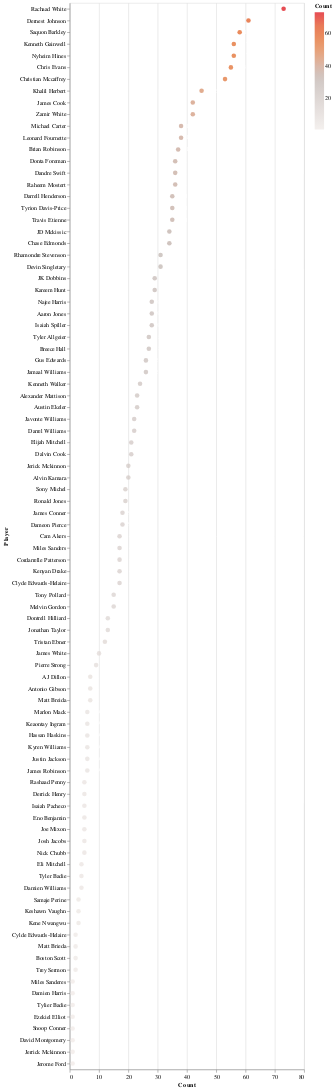

This figure's notebook cell:
### Code cell
#RB Exposure
viz = alt.Chart(RB_exp).mark_circle(size=60).encode(
    x='Count',
     y=alt.Y("Player", sort='-x'),
    color=alt.Color('Count', scale=alt.Scale(scheme='lightgreyred')),
    tooltip=['Player', 'Count', '%', 'Cap', 'Pick', 'Value']
).interactive()

text = alt.Chart(RB_exp).mark_text(
    align='left',
    baseline='middle',
    fontSize=10, 
    dx=8,
    color='white'
    ).encode(
        x='Count',
        y=alt.Y("Player", sort='-x'), 
        text='%'
    )

viz + text

### Figure 1 — Vega-Lite specification as saved in the notebook (floating-point values rounded to 4 significant figures)
{"config": {"view": {"continuousWidth": 400, "continuousHeight": 300}}, "layer": [{"mark": {"type": "circle", "size": 60}, "encoding": {"color": {"field": "Count", "scale": {"scheme": "lightgreyred"}, "type": "quantitative"}, "tooltip": [{"field": "Player", "type": "nominal"}, {"field": "Count", "type": "quantitative"}, {"field": "%", "type": "quantitative"}, {"field": "Cap", "type": "quantitative"}, {"field": "Pick", "type": "quantitative"}, {"field": "Value", "type": "quantitative"}], "x": {"field": "Count", "type": "quantitative"}, "y": {"field": "Player", "sort": "-x", "type": "nominal"}}, "selection": {"selector186": {"type": "interval", "bind": "scales", "encodings": ["x", "y"]}}}, {"mark": {"type": "text", "align": "left", "baseline": "middle", "color": "white", "dx": 8, "fontSize": 10}, "encoding": {"text": {"field": "%", "type": "quantitative"}, "x": {"field": "Count", "type": "quantitative"}, "y": {"field": "Player", "sort": "-x", "type": "nominal"}}}], "data": {"name": "data-d52486ed31853cf5c17ed88fab7f31b7"}, "$schema": "https://vega.github.io/schema/vega-lite/v4.17.0.json", "datasets": {"data-d52486ed31853cf5c17ed88fab7f31b7": [{"Player": "Rachaad White", "Count": 73, "%": 23.1, "POS": "RB", "Contest": null, "3": 6, "4": 2, "5": 43, "25": 22, "Cap": 791, "Pick": 131.7, "Value": -0.3863}, {"Player": "Dernest Johnson", "Count": 61, "%": 19.3, "POS": "RB", "Contest": null, "3": 7, "4": 8, "5": 17, "25": 29, "Cap": 863, "Pick": 216.7, "Value": 0.7082}, {"Player": "Saquon Barkley", "Count": 58, "%": 18.4, "POS": "RB", "Contest": null, "3": 0, "4": 5, "5": 24, "25": 29, "Cap": 865, "Pick": 21.76, "Value": -1.471}, {"Player": "Kenneth Gainwell", "Count": 56, "%": 17.7, "POS": "RB", "Contest": null, "3": 3, "4": 2, "5": 31, "25": 20, "Cap": 672, "Pick": 154.2, "Value": -0.3054}, {"Player": "Nyheim Hines", "Count": 56, "%": 17.7, "POS": "RB", "Contest": null, "3": 6, "4": 4, "5": 22, "25": 24, "Cap": 744, "Pick": 139.2, "Value": 1.202}, {"Player": "Chris Evans", "Count": 55, "%": 17.4, "POS": "RB", "Contest": null, "3": 5, "4": 2, "5": 33, "25": 15, "Cap": 563, "Pick": 216.5, "Value": 1.158}, {"Player": "Christian Mccaffrey", "Count": 53, "%": 16.8, "POS": "RB", "Contest": null, "3": 7, "4": 2, "5": 29, "25": 15, "Cap": 549, "Pick": 2.604, "Value": -0.5679}, {"Player": "Khalil Herbert", "Count": 45, "%": 14.2, "POS": "RB", "Contest": null, "3": 2, "4": 0, "5": 26, "25": 17, "Cap": 561, "Pick": 171.9, "Value": 3.653}, {"Player": "James Cook", "Count": 42, "%": 13.3, "POS": "RB", "Contest": null, "3": 0, "4": 0, "5": 20, "25": 22, "Cap": 650, "Pick": 107.8, "Value": 1.164}, {"Player": "Zamir White", "Count": 42, "%": 13.3, "POS": "RB", "Contest": null, "3": 3, "4": 1, "5": 24, "25": 14, "Cap": 483, "Pick": 201.3, "Value": 0.9643}, {"Player": "Michael Carter", "Count": 38, "%": 12.0, "POS": "RB", "Contest": null, "3": 3, "4": 5, "5": 15, "25": 15, "Cap": 479, "Pick": 138.5, "Value": 2.674}, {"Player": "Leonard Fournette", "Count": 38, "%": 12.0, "POS": "RB", "Contest": null, "3": 4, "4": 3, "5": 13, "25": 18, "Cap": 539, "Pick": 23.82, "Value": 1.142}, {"Player": "Brian Robinson", "Count": 37, "%": 11.7, "POS": "RB", "Contest": null, "3": 3, "4": 3, "5": 17, "25": 14, "Cap": 456, "Pick": 192.2, "Value": 2.046}, {"Player": "Donta Foreman", "Count": 36, "%": 11.4, "POS": "RB", "Contest": null, "3": 4, "4": 2, "5": 23, "25": 7, "Cap": 310, "Pick": 205.4, "Value": 2.044}, {"Player": "Dandre Swift", "Count": 36, "%": 11.4, "POS": "RB", "Contest": null, "3": 3, "4": 0, "5": 13, "25": 20, "Cap": 574, "Pick": 17.03, "Value": -0.1556}, {"Player": "Raheem Mostert", "Count": 36, "%": 11.4, "POS": "RB", "Contest": null, "3": 1, "4": 0, "5": 19, "25": 16, "Cap": 498, "Pick": 187.4, "Value": 7.314}, {"Player": "Darrell Henderson", "Count": 35, "%": 11.1, "POS": "RB", "Contest": null, "3": 3, "4": 3, "5": 20, "25": 9, "Cap": 346, "Pick": 144.5, "Value": 3.551}, {"Player": "Tyrion Davis-Price", "Count": 35, "%": 11.1, "POS": "RB", "Contest": null, "3": 3, "4": 0, "5": 14, "25": 18, "Cap": 529, "Pick": 173.5, "Value": 3.206}, {"Player": "Travis Etienne", "Count": 35, "%": 11.1, "POS": "RB", "Contest": null, "3": 1, "4": 0, "5": 29, "25": 5, "Cap": 273, "Pick": 45.2, "Value": 0.008571}, {"Player": "JD Mckissic", "Count": 34, "%": 10.8, "POS": "RB", "Contest": null, "3": 2, "4": 1, "5": 16, "25": 15, "Cap": 465, "Pick": 166.8, "Value": 5.638}, {"Player": "Chase Edmonds", "Count": 34, "%": 10.8, "POS": "RB", "Contest": null, "3": 6, "4": 5, "5": 14, "25": 9, "Cap": 333, "Pick": 106.1, "Value": 5.288}, {"Player": "Rhamondre Stevenson", "Count": 31, "%": 9.8, "POS": "RB", "Contest": null, "3": 1, "4": 0, "5": 18, "25": 12, "Cap": 393, "Pick": 120.4, "Value": 5.165}, {"Player": "Devin Singletary", "Count": 31, "%": 9.8, "POS": "RB", "Contest": null, "3": 0, "4": 1, "5": 17, "25": 13, "Cap": 414, "Pick": 100.1, "Value": 4.252}, {"Player": "JK Dobbins", "Count": 29, "%": 9.2, "POS": "RB", "Contest": null, "3": 1, "4": 1, "5": 13, "25": 14, "Cap": 422, "Pick": 65.38, "Value": 2.597}, {"Player": "Kareem Hunt", "Count": 29, "%": 9.2, "POS": "RB", "Contest": null, "3": 0, "4": 2, "5": 15, "25": 12, "Cap": 383, "Pick": 105.0, "Value": 6.497}, {"Player": "Najee Harris", "Count": 28, "%": 8.9, "POS": "RB", "Contest": null, "3": 1, "4": 0, "5": 15, "25": 12, "Cap": 378, "Pick": 10.96, "Value": 1.332}, {"Player": "Aaron Jones", "Count": 28, "%": 8.9, "POS": "RB", "Contest": null, "3": 2, "4": 1, "5": 15, "25": 10, "Cap": 335, "Pick": 22.04, "Value": 0.325}, {"Player": "Isaiah Spiller", "Count": 28, "%": 8.9, "POS": "RB", "Contest": null, "3": 3, "4": 2, "5": 14, "25": 9, "Cap": 312, "Pick": 139.0, "Value": 5.154}, {"Player": "Tyler Allgeier", "Count": 27, "%": 8.5, "POS": "RB", "Contest": null, "3": 2, "4": 1, "5": 9, "25": 15, "Cap": 430, "Pick": 149.1, "Value": 0.9111}, {"Player": "Breece Hall", "Count": 27, "%": 8.5, "POS": "RB", "Contest": null, "3": 2, "4": 2, "5": 11, "25": 12, "Cap": 369, "Pick": 51.22, "Value": 2.278}, {"Player": "Gus Edwards", "Count": 26, "%": 8.2, "POS": "RB", "Contest": null, "3": 1, "4": 2, "5": 7, "25": 16, "Cap": 446, "Pick": 172.4, "Value": 2.581}, {"Player": "Jamaal Williams", "Count": 26, "%": 8.2, "POS": "RB", "Contest": null, "3": 3, "4": 2, "5": 7, "25": 14, "Cap": 402, "Pick": 179.2, "Value": -0.2808}, {"Player": "Kenneth Walker", "Count": 24, "%": 7.6, "POS": "RB", "Contest": null, "3": 2, "4": 3, "5": 13, "25": 6, "Cap": 233, "Pick": 114.0, "Value": 3.625}, {"Player": "Alexander Mattison", "Count": 23, "%": 7.3, "POS": "RB", "Contest": null, "3": 0, "4": 0, "5": 12, "25": 11, "Cap": 335, "Pick": 129.0, "Value": 3.53}, {"Player": "Austin Ekeler", "Count": 23, "%": 7.3, "POS": "RB", "Contest": null, "3": 1, "4": 2, "5": 5, "25": 15, "Cap": 411, "Pick": 7.348, "Value": 0.4826}, {"Player": "Javonte Williams", "Count": 22, "%": 7.0, "POS": "RB", "Contest": null, "3": 1, "4": 0, "5": 11, "25": 10, "Cap": 308, "Pick": 29.68, "Value": 2.909}, {"Player": "Darrel Williams", "Count": 22, "%": 7.0, "POS": "RB", "Contest": null, "3": 1, "4": 0, "5": 16, "25": 5, "Cap": 208, "Pick": 184.7, "Value": 2.273}, {"Player": "Elijah Mitchell", "Count": 21, "%": 6.6, "POS": "RB", "Contest": null, "3": 1, "4": 0, "5": 13, "25": 7, "Cap": 243, "Pick": 69.05, "Value": 3.41}, {"Player": "Dalvin Cook", "Count": 21, "%": 6.6, "POS": "RB", "Contest": null, "3": 2, "4": 1, "5": 12, "25": 6, "Cap": 220, "Pick": 12.71, "Value": 1.019}, {"Player": "Jerick Mckinnon", "Count": 20, "%": 6.3, "POS": "RB", "Contest": null, "3": 0, "4": 5, "5": 2, "25": 13, "Cap": 355, "Pick": 189.9, "Value": 3.41}, {"Player": "Alvin Kamara", "Count": 20, "%": 6.3, "POS": "RB", "Contest": null, "3": 2, "4": 2, "5": 10, "25": 6, "Cap": 214, "Pick": 23.75, "Value": 1.32}, {"Player": "Sony Michel", "Count": 19, "%": 6.0, "POS": "RB", "Contest": null, "3": 1, "4": 0, "5": 11, "25": 7, "Cap": 233, "Pick": 213.7, "Value": 0.4105}, {"Player": "Ronald Jones", "Count": 19, "%": 6.0, "POS": "RB", "Contest": null, "3": 2, "4": 1, "5": 9, "25": 7, "Cap": 230, "Pick": 138.7, "Value": 3.453}, {"Player": "James Conner", "Count": 18, "%": 5.7, "POS": "RB", "Contest": null, "3": 0, "4": 0, "5": 6, "25": 12, "Cap": 330, "Pick": 40.5, "Value": 2.378}, {"Player": "Dameon Pierce", "Count": 18, "%": 5.7, "POS": "RB", "Contest": null, "3": 0, "4": 1, "5": 11, "25": 6, "Cap": 209, "Pick": 136.3, "Value": 3.822}, {"Player": "Cam Akers", "Count": 17, "%": 5.4, "POS": "RB", "Contest": null, "3": 1, "4": 2, "5": 4, "25": 10, "Cap": 281, "Pick": 44.24, "Value": 2.553}, {"Player": "Miles Sanders", "Count": 17, "%": 5.4, "POS": "RB", "Contest": null, "3": 1, "4": 0, "5": 4, "25": 12, "Cap": 323, "Pick": 91.71, "Value": 1.094}, {"Player": "Cordarrelle Patterson", "Count": 17, "%": 5.4, "POS": "RB", "Contest": null, "3": 1, "4": 4, "5": 8, "25": 4, "Cap": 159, "Pick": 106.8, "Value": 6.129}, {"Player": "Kenyan Drake", "Count": 17, "%": 5.4, "POS": "RB", "Contest": null, "3": 0, "4": 1, "5": 12, "25": 4, "Cap": 164, "Pick": 214.2, "Value": 3.124}, {"Player": "Clyde Edwards-Helaire", "Count": 17, "%": 5.4, "POS": "RB", "Contest": null, "3": 1, "4": 0, "5": 9, "25": 7, "Cap": 223, "Pick": 84.41, "Value": 3.688}, {"Player": "Tony Pollard", "Count": 15, "%": 4.7, "POS": "RB", "Contest": null, "3": 2, "4": 2, "5": 2, "25": 9, "Cap": 249, "Pick": 90.67, "Value": 1.46}, {"Player": "Melvin Gordon", "Count": 15, "%": 4.7, "POS": "RB", "Contest": null, "3": 0, "4": 0, "5": 9, "25": 6, "Cap": 195, "Pick": 117.5, "Value": 5.54}, {"Player": "Dontrell Hilliard", "Count": 13, "%": 4.1, "POS": "RB", "Contest": null, "3": 2, "4": 1, "5": 4, "25": 6, "Cap": 180, "Pick": 230.6, "Value": 0.6923}, {"Player": "Jonathan Taylor", "Count": 13, "%": 4.1, "POS": "RB", "Contest": null, "3": 0, "4": 0, "5": 4, "25": 9, "Cap": 245, "Pick": 1.077, "Value": -0.02308}, {"Player": "Tristan Ebner", "Count": 12, "%": 3.8, "POS": "RB", "Contest": null, "3": 1, "4": 0, "5": 0, "25": 11, "Cap": 278, "Pick": 227.2, "Value": 0.8583}, {"Player": "James White", "Count": 10, "%": 3.2, "POS": "RB", "Contest": null, "3": 0, "4": 0, "5": 8, "25": 2, "Cap": 90, "Pick": 211.4, "Value": 0.6}, {"Player": "Pierre Strong", "Count": 9, "%": 2.8, "POS": "RB", "Contest": null, "3": 1, "4": 1, "5": 6, "25": 1, "Cap": 62, "Pick": 230.1, "Value": 1.333}, {"Player": "AJ Dillon", "Count": 7, "%": 2.2, "POS": "RB", "Contest": null, "3": 0, "4": 0, "5": 4, "25": 3, "Cap": 95, "Pick": 79.0, "Value": 5.014}, {"Player": "Antonio Gibson", "Count": 7, "%": 2.2, "POS": "RB", "Contest": null, "3": 0, "4": 1, "5": 3, "25": 3, "Cap": 94, "Pick": 77.86, "Value": 8.229}, {"Player": "Matt Breida", "Count": 7, "%": 2.2, "POS": "RB", "Contest": null, "3": 0, "4": 0, "5": 5, "25": 2, "Cap": 75, "Pick": 223.4, "Value": 0.0}, {"Player": "Marlon Mack", "Count": 6, "%": 1.9, "POS": "RB", "Contest": null, "3": 0, "4": 0, "5": 3, "25": 3, "Cap": 90, "Pick": 195.7, "Value": 16.8}, {"Player": "Keaontay Ingram", "Count": 6, "%": 1.9, "POS": "RB", "Contest": null, "3": 0, "4": 0, "5": 2, "25": 4, "Cap": 110, "Pick": 207.2, "Value": 2.933}, {"Player": "Hassan Haskins", "Count": 6, "%": 1.9, "POS": "RB", "Contest": null, "3": 1, "4": 0, "5": 4, "25": 1, "Cap": 48, "Pick": 221.5, "Value": 1.4}, {"Player": "Kyren Williams", "Count": 6, "%": 1.9, "POS": "RB", "Contest": null, "3": 0, "4": 1, "5": 0, "25": 5, "Cap": 129, "Pick": 234.3, "Value": 0.0}, {"Player": "Justin Jackson", "Count": 6, "%": 1.9, "POS": "RB", "Contest": null, "3": 0, "4": 0, "5": 2, "25": 4, "Cap": 110, "Pick": 202.8, "Value": -2.25}, {"Player": "James Robinson", "Count": 6, "%": 1.9, "POS": "RB", "Contest": null, "3": 0, "4": 0, "5": 4, "25": 2, "Cap": 70, "Pick": 155.8, "Value": 10.93}, {"Player": "Rashaad Penny", "Count": 5, "%": 1.6, "POS": "RB", "Contest": null, "3": 0, "4": 0, "5": 1, "25": 4, "Cap": 105, "Pick": 100.6, "Value": 12.64}, {"Player": "Derrick Henry", "Count": 5, "%": 1.6, "POS": "RB", "Contest": "BBM", "3": 0, "4": 0, "5": 3, "25": 2, "Cap": 65, "Pick": 14.0, "Value": 1.18}, {"Player": "Isaiah Pacheco", "Count": 5, "%": 1.6, "POS": "RB", "Contest": null, "3": 1, "4": 0, "5": 4, "25": 0, "Cap": 23, "Pick": 206.6, "Value": 0.0}, {"Player": "Eno Benjamin", "Count": 5, "%": 1.6, "POS": "RB", "Contest": null, "3": 1, "4": 0, "5": 2, "25": 2, "Cap": 63, "Pick": 219.4, "Value": 0.0}, {"Player": "Joe Mixon", "Count": 5, "%": 1.6, "POS": "RB", "Contest": null, "3": 0, "4": 0, "5": 2, "25": 3, "Cap": 85, "Pick": 16.8, "Value": 0.84}, {"Player": "Josh Jacobs", "Count": 5, "%": 1.6, "POS": "RB", "Contest": null, "3": 0, "4": 0, "5": 3, "25": 2, "Cap": 65, "Pick": 73.4, "Value": 9.42}, {"Player": "Nick Chubb", "Count": 5, "%": 1.6, "POS": "RB", "Contest": "BBM", "3": 0, "4": 0, "5": 1, "25": 4, "Cap": 105, "Pick": 26.4, "Value": 0.3}, {"Player": "Eli Mitchell", "Count": 4, "%": 1.3, "POS": "RB", "Contest": null, "3": 0, "4": 3, "5": 0, "25": 1, "Cap": 37, "Pick": 68.25, "Value": 4.775}, {"Player": "Tyler Badie", "Count": 4, "%": 1.3, "POS": "RB", "Contest": null, "3": 0, "4": 0, "5": 0, "25": 4, "Cap": 100, "Pick": 232.2, "Value": 0.0}, {"Player": "Damien Williams", "Count": 4, "%": 1.3, "POS": "RB", "Contest": null, "3": 0, "4": 0, "5": 2, "25": 2, "Cap": 60, "Pick": 224.8, "Value": 0.0}, {"Player": "Samaje Perine", "Count": 3, "%": 0.9, "POS": "RB", "Contest": null, "3": 0, "4": 0, "5": 2, "25": 1, "Cap": 35, "Pick": 210.0, "Value": 0.0}, {"Player": "Keshawn Vaughn", "Count": 3, "%": 0.9, "POS": "RB", "Contest": null, "3": 2, "4": 0, "5": 1, "25": 0, "Cap": 11, "Pick": 223.7, "Value": 0.0}, {"Player": "Kene Nwangwu", "Count": 3, "%": 0.9, "POS": "RB", "Contest": null, "3": 0, "4": 2, "5": 1, "25": 0, "Cap": 13, "Pick": 237.3, "Value": 0.0}, {"Player": "Cylde Edwards-Helaire", "Count": 2, "%": 0.6, "POS": "RB", "Contest": null, "3": 0, "4": 0, "5": 1, "25": 1, "Cap": 30, "Pick": 90.5, "Value": 5.25}, {"Player": "Matt Brieda", "Count": 2, "%": 0.6, "POS": "RB", "Contest": null, "3": 2, "4": 0, "5": 0, "25": 0, "Cap": 6, "Pick": 234.0, "Value": 0.0}, {"Player": "Boston Scott", "Count": 2, "%": 0.6, "POS": "RB", "Contest": null, "3": 1, "4": 0, "5": 0, "25": 1, "Cap": 28, "Pick": 233.5, "Value": 0.0}, {"Player": "Trey Sermon", "Count": 2, "%": 0.6, "POS": "RB", "Contest": "BBM", "3": 0, "4": 0, "5": 1, "25": 1, "Cap": 30, "Pick": 197.0, "Value": 0.0}, {"Player": "Miles Sanderes", "Count": 1, "%": 0.3, "POS": "RB", "Contest": "Puppy-3", "3": 0, "4": 0, "5": 1, "25": 0, "Cap": 5, "Pick": 77.0, "Value": -4.9}, {"Player": "Damien Harris", "Count": 1, "%": 0.3, "POS": "RB", "Contest": "Puppy-3", "3": 0, "4": 0, "5": 1, "25": 0, "Cap": 5, "Pick": 93.0, "Value": -3.3}, {"Player": "Tylier Badie", "Count": 1, "%": 0.3, "POS": "RB", "Contest": null, "3": 0, "4": 0, "5": 0, "25": 1, "Cap": 25, "Pick": 238.0, "Value": 0.0}, {"Player": "Ezekiel Elliot", "Count": 1, "%": 0.3, "POS": "RB", "Contest": null, "3": 0, "4": 1, "5": 0, "25": 0, "Cap": 4, "Pick": 42.0, "Value": 4.4}, {"Player": "Snoop Conner", "Count": 1, "%": 0.3, "POS": "RB", "Contest": null, "3": 0, "4": 0, "5": 1, "25": 0, "Cap": 5, "Pick": 232.0, "Value": 0.0}, {"Player": "David Montgomery", "Count": 1, "%": 0.3, "POS": "RB", "Contest": "BBM", "3": 0, "4": 0, "5": 0, "25": 1, "Cap": 25, "Pick": 52.0, "Value": 4.8}, {"Player": "Jerrick Mckinnon", "Count": 1, "%": 0.3, "POS": "RB", "Contest": null, "3": 0, "4": 0, "5": 1, "25": 0, "Cap": 5, "Pick": 191.0, "Value": 3.0}, {"Player": "Jerome Ford", "Count": 1, "%": 0.3, "POS": "RB", "Contest": null, "3": 0, "4": 0, "5": 1, "25": 0, "Cap": 5, "Pick": 220.0, "Value": 0.0}]}}
